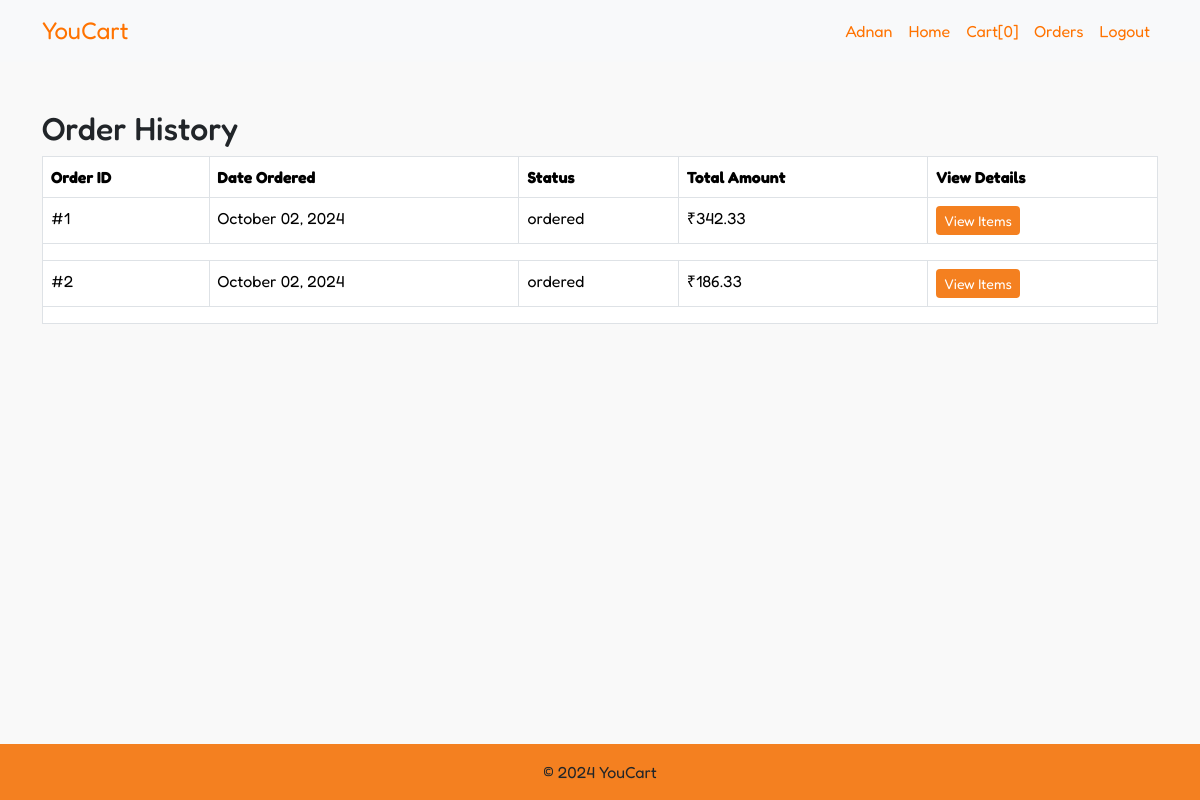
Page /order_history/ (signed in) on the committed database.
### auth_app/models.py (models this page shows)
class CustomUser(AbstractUser):
    email = models.EmailField(unique=True)
    username = models.CharField(max_length=100)
    objects = CustomUserManager()
    USERNAME_FIELD = "email"
    REQUIRED_FIELDS = ['username']
    def __str__(self):
        return self.username

### cart/models.py (models this page shows, shortened)
class Order(models.Model):
    user = models.ForeignKey(CustomUser, on_delete=models.CASCADE)
    total_amount = models.DecimalField(max_digits=10, decimal_places=2)
    status = models.CharField(max_length=20, default="ordered")
    order_date = models.DateTimeField(auto_now_add=True)

### cart/views.py (the view)
# urls.py: path('order_history/', order_history, name="order_history"),
@login_required
def order_history(request):
    orders = Order.objects.filter(user=request.user).prefetch_related('items__product')
    return render(request, "orders.html", {'orders':orders})

### cart/context_processors.py (called while the page is built)
def cart_count(request):
    context = {}
    if request.user.is_authenticated:
        count = CartItem.objects.filter(cart__user=request.user).count()
        context['cart_count'] = count
    return context

### cart/models.py (called while the page is built)
    @property
    def total_price(self):
        return self.product.price * self.quantity

### cart/templates/orders.html (shortened to what this page needs)
{% extends "base.html" %}
{% load static %}
{% block extra_head %}
<link rel="stylesheet" href="{% static 'css/nav.css' %}">
{% endblock %}
{% block content %}
{% include "navbar.html" %}
<div class="container my-5 pb-3">
    <h2>Order History</h2>
    {% if orders %}
        <div class="table-responsive">
            <table class="table table-bordered table-hover">
                <thead class="thead-light">
                    <tr>
                        <th>Order ID</th>
                        <th>Date Ordered</th>
                        <th>Status</th>
                        <th>Total Amount</th>
                        <th>View Details</th>
                    </tr>
                </thead>
                <tbody>
                    {% for order in orders %}
                        <tr>
                            <td>#{{ order.id }}</td>
                            <td>{{ order.order_date|date:"F d, Y" }}</td>
                            <td>
                                <span class="">
                                    {{ order.status }}
                                </span>
                            </td>
                            <td>₹{{ order.total_amount }}</td>
                            <td>
                                <button class="btn btn-primary btn-sm" type="button" data-bs-toggle="collapse" data-bs-target="#orderItems{{ order.id }}" aria-expanded="false" aria-controls="orderItems{{ order.id }}">
                                    View Items
                                </button>
                            </td>
                        </tr>
                        <tr>
                            <td colspan="5">
                            </td>
                        </tr>
                    {% endfor %}
                </tbody>
            </table>
        </div>
    {% else %}
        <p>You have no orders yet.</p>
    {% endif %}
</div>
<div class="fixed-bottom">
    {% include 'footer.html' %}
</div>
{% endblock %}

### templates/navbar.html (shortened to what this page needs)
<nav class="navbar navbar-expand-lg navbar-light bg-light">
    <div class="container">
        <a class="navbar-brand" href="/">YouCart</a>
        <div class="collapse navbar-collapse" id="navbarNav">
            <ul class="navbar-nav ms-auto">
                {% if request.user.is_authenticated %}
                <li class="nav-item">
                    <span class="nav-link" >{{request.user|capfirst}}</span>
                </li>
                <li class="nav-item">
                    <a class="nav-link" href="/">Home</a>
                </li>
                <li class="nav-item">
                    <a class="nav-link" href="/cart/"> Cart[{{cart_count}}]</a>
                </li>
                <li class="nav-item">
                    <a class="nav-link" href="/order_history/">Orders</a>
                </li>
                <li class="nav-item">
                    <a class="nav-link" href="/logout/">Logout</a>
                </li>
                {% endif %}
            </ul>
        </div>
    </div>
</nav>

### static/css/base.css (style rules this page uses)
body { background-color: #ffffff; font-family: 'Fredoka', sans-serif; }

### static/css/nav.css (style rules this page uses)
body { background-color: #f9f9f9; }
.navbar .navbar-brand { font-size: 1.5rem; color: #ff7300; }
.navbar .nav-link { color: #ff7300; }
.btn-primary { background-color: #f48020; border: none; }

### rows in the picture
Order: id "1", order_date "October 02, 2024", status "ordered", total_amount "342.33"
Order: id "2", order_date "October 02, 2024", status "ordered", total_amount "186.33"

### other values in the picture
{{ request.user|capfirst }} "Adnan"
{{ cart_count }} "0"
